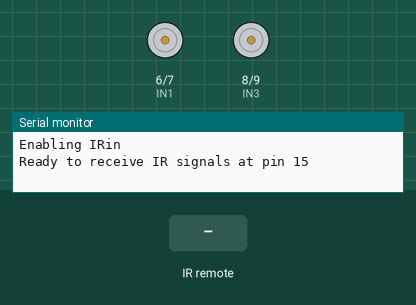
A sketch run on a simulated Arduino Uno, built with avr-gcc and run on an emulated ATmega328P. Shown: motor-driver pin pairs drawn as motors (green arrow = first pin HIGH = forward, orange = second pin HIGH = backward, longer = more drive, scaled by the enable pin), the last lines printed to the serial monitor. Inputs (shaded band) come from the test bench.

Above: at 1.2 s.
1.3 s: infrared code 0x00FF629D received
At 1.8 s:
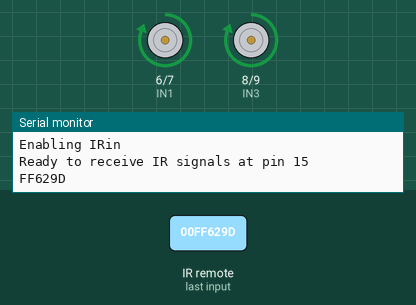
3.4 s: infrared code 0x00FFA857 received
At 3.9 s:
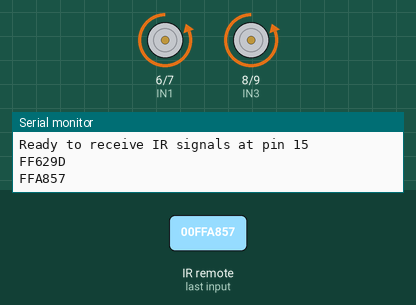
5.5 s: infrared code 0x00FF22DD received
At 5.76 s:
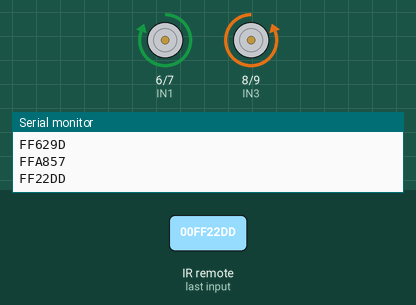
7.4 s: infrared code 0x00FFC23D received
At 7.68 s:
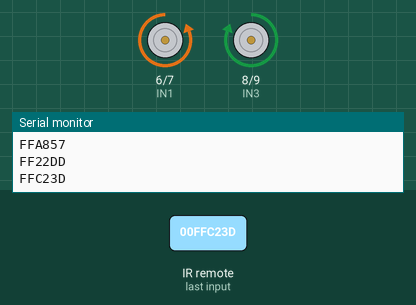
Timing chart, 0 to 10.3 s (numbered marks = the images above; inputs shaded):
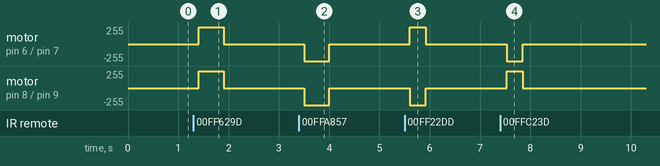

Measured:
- after the input at 1.3 s, motor on pin 6 (IN1) / pin 7 (IN2), motor on pin 8 (IN3) / pin 9 (IN4): stopped → forward 255/255 after 0.10 s, → stopped 0.50 s later
- after the input at 3.4 s, motor on pin 6 (IN1) / pin 7 (IN2), motor on pin 8 (IN3) / pin 9 (IN4): stopped → backward 255/255 after 0.10 s, → stopped 0.50 s later
- after the input at 5.5 s, motor on pin 6 (IN1) / pin 7 (IN2): stopped → forward 255/255 after 0.11 s, → stopped 0.32 s later; motor on pin 8 (IN3) / pin 9 (IN4): stopped → backward 255/255 after 0.11 s, → stopped 0.32 s later
- after the input at 7.4 s, motor on pin 6 (IN1) / pin 7 (IN2): stopped → backward 255/255 after 0.13 s, → stopped 0.32 s later; motor on pin 8 (IN3) / pin 9 (IN4): stopped → forward 255/255 after 0.13 s, → stopped 0.32 s later

The sketch:

IRPractice.ino
```cpp
#include <IRremote.h>
const int IR_RECEIVE_PIN = A1;
IRrecv IrReceiver(IR_RECEIVE_PIN);
int ENA = 5;
int IN1 = 6;
int IN2 = 7;
int ENB = 11;
int IN3 = 8;
int IN4 = 9;

void setup() {

  pinMode(IN1, OUTPUT);
  pinMode(IN2, OUTPUT);
  pinMode(ENA, OUTPUT);

  pinMode(IN3, OUTPUT);
  pinMode(IN4, OUTPUT);
  pinMode(ENB, OUTPUT);

  digitalWrite(ENA, HIGH);
  digitalWrite(ENB, HIGH);

  Serial.begin(115200);
  Serial.println("Enabling IRin");
  IrReceiver.enableIRIn();

  Serial.print(F("Ready to receive IR signals at pin "));
  Serial.println(IR_RECEIVE_PIN);


}

void leftStop() {
  digitalWrite(IN1, LOW);
  digitalWrite(IN2, LOW);
}
void leftForward() {
  digitalWrite(IN1, HIGH);
  digitalWrite(IN2, LOW);
}
void leftBack() {
  digitalWrite(IN1, LOW);
  digitalWrite(IN2, HIGH);
}

void rightStop() {
  digitalWrite(IN3, LOW);
  digitalWrite(IN4, LOW);
}
void rightForward() {
  digitalWrite(IN3, HIGH);
  digitalWrite(IN4, LOW);
}
void rightBack() {
  digitalWrite(IN3, LOW);
  digitalWrite(IN4, HIGH);


}

uint32_t lastCmd = 0;

void loop() {
  if(IrReceiver.decode()) {
    uint32_t cmd = IrReceiver.results.value;
    IrReceiver.resume(); // Receive the next value

    Serial.println(cmd, HEX);
    if(cmd != 0xFFFFFFFF) {
      lastCmd = cmd;
    }
    cmd = lastCmd;


     if(cmd == 0x00FF629D) {

      leftForward();
      rightForward();
      delay(500);
      rightStop();
      leftStop();

    }

     if(cmd == 0x00FFA857) {

      leftBack();
      rightBack();
      delay(500);
      rightStop();
      leftStop();

    }

    if(cmd == 0x00FF22DD) {

      leftForward();
      rightBack();
      delay(320);
      rightStop();
      leftStop();


    }
    if(cmd == 0x00FFC23D) {
      rightForward();
      leftBack();
      delay(320);
      rightStop();
      leftStop();

    }
  }

  delay(200);
}
```
